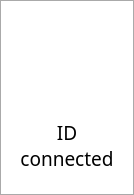
<?xml version="1.0" encoding="UTF-8"?>
<ui version="4.0">
 <class>Dialog</class>
 <widget class="QDialog" name="Dialog">
  <property name="windowModality">
   <enum>Qt::WindowModal</enum>
  </property>
  <property name="geometry">
   <rect>
    <x>0</x>
    <y>0</y>
    <width>134</width>
    <height>195</height>
   </rect>
  </property>
  <property name="sizePolicy">
   <sizepolicy hsizetype="Fixed" vsizetype="Fixed">
    <horstretch>0</horstretch>
    <verstretch>0</verstretch>
   </sizepolicy>
  </property>
  <property name="mouseTracking">
   <bool>true</bool>
  </property>
  <property name="windowTitle">
   <string>Dialog</string>
  </property>
  <property name="windowOpacity">
   <double>0.750000000000000</double>
  </property>
  <property name="styleSheet">
   <string notr="true">background-color: #ffffff; padding: 4px;border: 1px solid #aaaaaa;</string>
  </property>
  <layout class="QVBoxLayout" name="verticalLayout_2">
   <property name="spacing">
    <number>0</number>
   </property>
   <property name="leftMargin">
    <number>2</number>
   </property>
   <property name="topMargin">
    <number>2</number>
   </property>
   <property name="rightMargin">
    <number>2</number>
   </property>
   <property name="bottomMargin">
    <number>2</number>
   </property>
   <item>
    <layout class="QGridLayout" name="container">
     <property name="sizeConstraint">
      <enum>QLayout::SetFixedSize</enum>
     </property>
     <property name="spacing">
      <number>0</number>
     </property>
     <item row="1" column="0">
      <widget class="QLabel" name="msg">
       <property name="font">
        <font>
         <family>Source Sans Pro</family>
         <pointsize>14</pointsize>
        </font>
       </property>
       <property name="mouseTracking">
        <bool>true</bool>
       </property>
       <property name="styleSheet">
        <string notr="true">border: none;</string>
       </property>
       <property name="text">
        <string>ID
connected</string>
       </property>
       <property name="alignment">
        <set>Qt::AlignCenter</set>
       </property>
      </widget>
     </item>
     <item row="0" column="0">
      <widget class="QLabel" name="icon">
       <property name="sizePolicy">
        <sizepolicy hsizetype="Maximum" vsizetype="Maximum">
         <horstretch>0</horstretch>
         <verstretch>0</verstretch>
        </sizepolicy>
       </property>
       <property name="maximumSize">
        <size>
         <width>128</width>
         <height>128</height>
        </size>
       </property>
       <property name="mouseTracking">
        <bool>true</bool>
       </property>
       <property name="styleSheet">
        <string notr="true">border: none;</string>
       </property>
       <property name="text">
        <string/>
       </property>
       <property name="pixmap">
        <pixmap>img/disconnected.png</pixmap>
       </property>
       <property name="scaledContents">
        <bool>true</bool>
       </property>
      </widget>
     </item>
    </layout>
   </item>
  </layout>
 </widget>
 <resources/>
 <connections/>
</ui>
